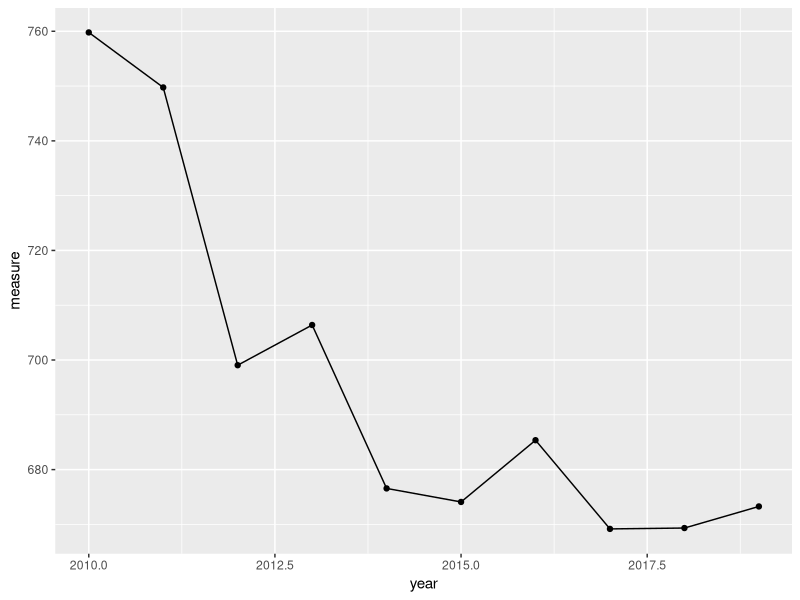
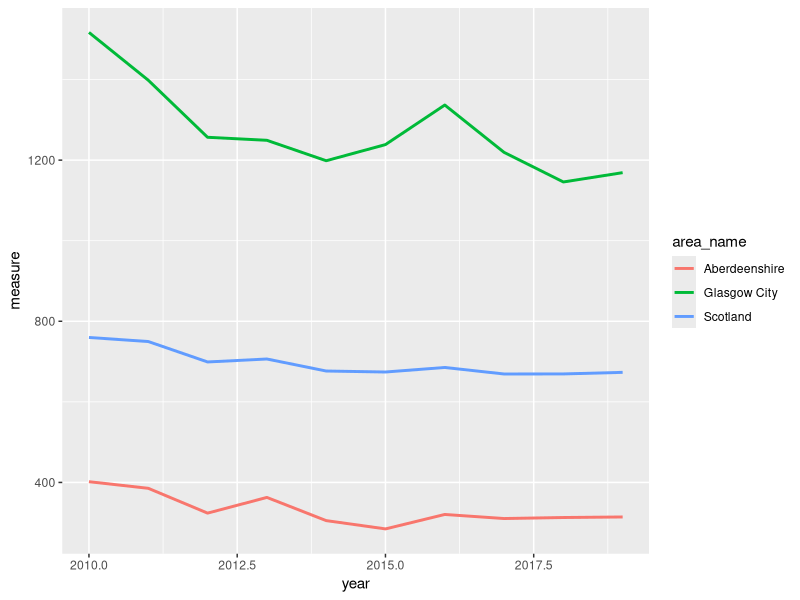
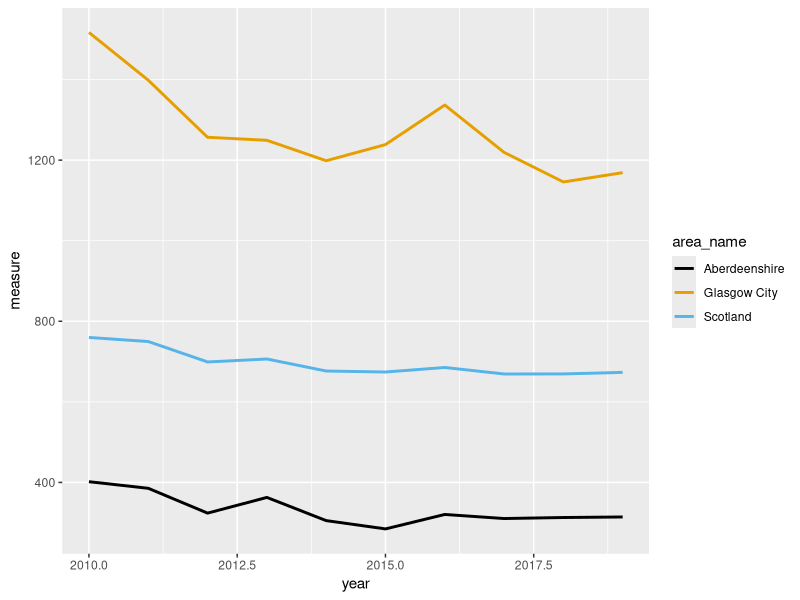
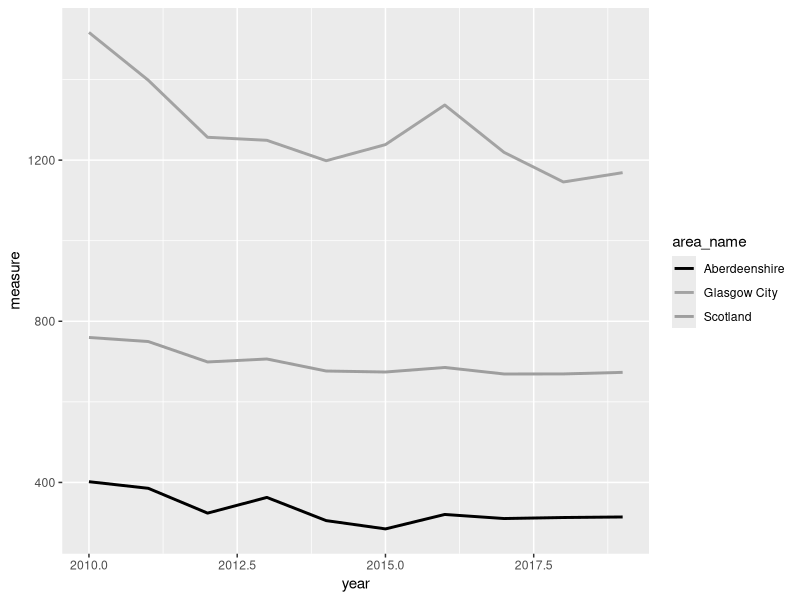
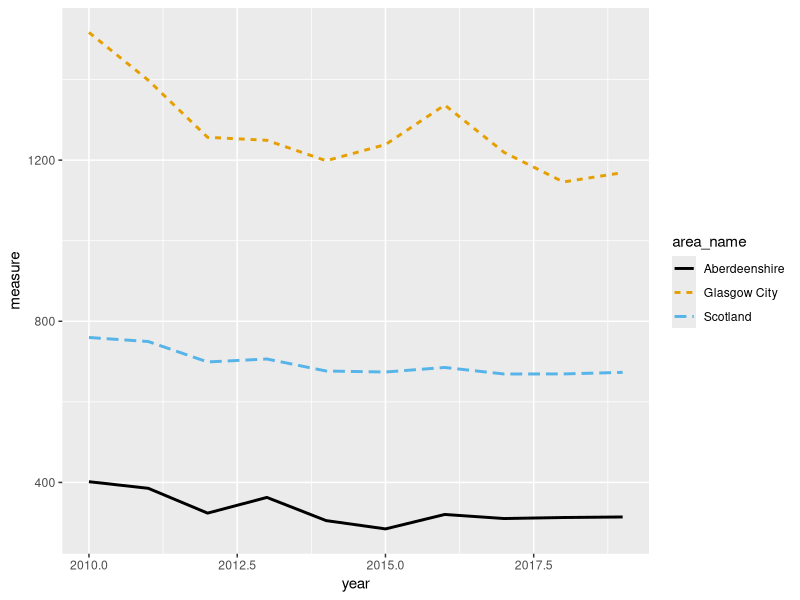
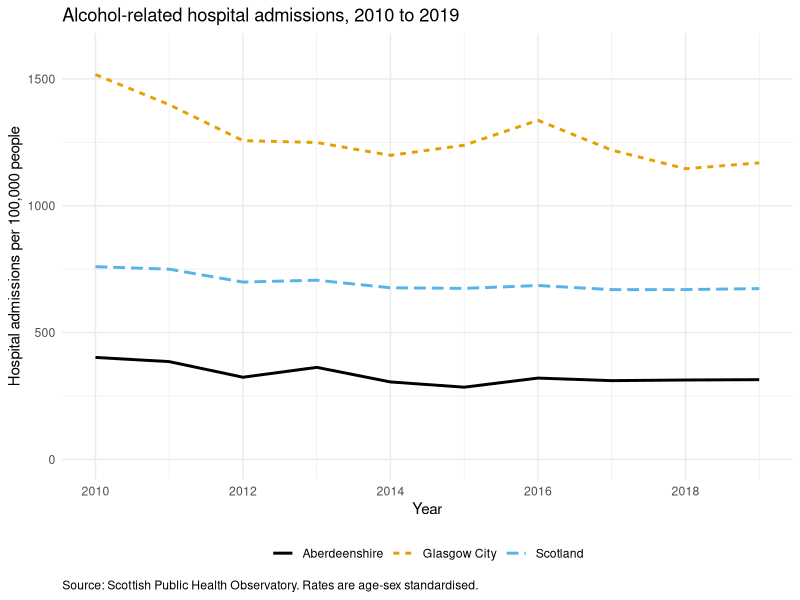
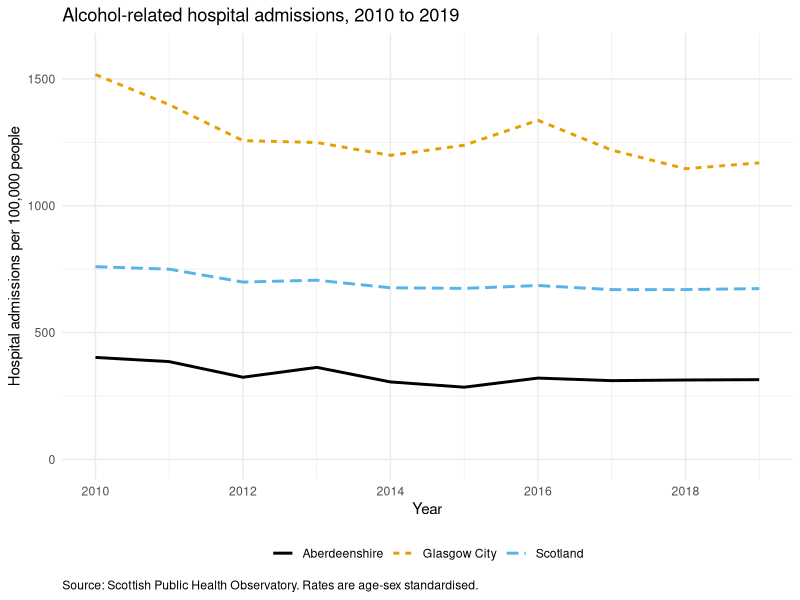
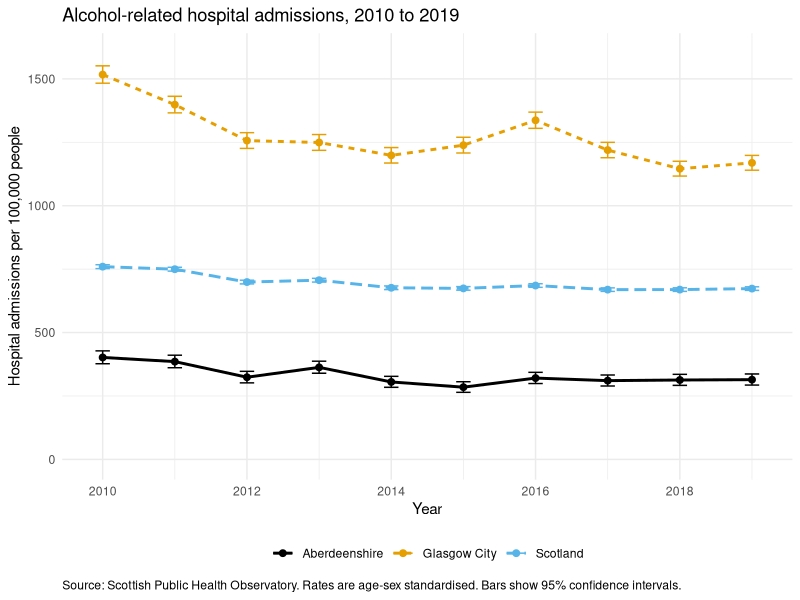

Source code (R) for these figures, in order:
## ---- chunk 1
library(ggplot2)
knitr::opts_chunk$set(echo=TRUE, message = FALSE, warning = FALSE, eval = FALSE, cache = FALSE,
                      results = 'hold', fig.show = 'hold')
options(width = 80)
SOLUTIONS <- FALSE
## ---- chunk 2
# Not part of the exercise. When this file is knitted as the solutions the chunks
# below are actually run, so the plots appear on the page. They need a
# 'data/scotpho_alcohol_admissions.txt' and an 'output' directory, which students
# create for themselves and which deliberately do not exist in this repository.
# Build both in a temporary sandbox and point knitr at it, so the paths shown in
# the solutions are the paths students really type.
if (SOLUTIONS) {
  .sandbox <- file.path(tempdir(), "ex6_sandbox")
  dir.create(file.path(.sandbox, "data"), recursive = TRUE, showWarnings = FALSE)
  dir.create(file.path(.sandbox, "output"), showWarnings = FALSE)
  file.copy("data/scotpho_alcohol_admissions.txt",
            file.path(.sandbox, "data", "scotpho_alcohol_admissions.txt"),
            overwrite = TRUE)
  knitr::opts_knit$set(root.dir = .sandbox)
}
## ---- chunk 3
library(ggplot2)

scotpho <- read.table('data/scotpho_alcohol_admissions.txt', header = TRUE, sep = "\t", stringsAsFactors = TRUE)
## ---- chunk 4
str(scotpho)
summary(scotpho)

nrow(scotpho)            # 330

table(scotpho$area_type)
# Council area     Scotland 
#          320           10 

# 33 areas, 10 years each. Every area is complete:
table(scotpho$area_name)
unique(table(scotpho$area_name))   # 10 - so every area has all 10 years

range(scotpho$year)      # 2010 2019

# Why it's worth checking: if an area were missing a year, the line would be
# drawn straight through the gap, joining the points either side of it.
# Nothing would warn you, and the plot would imply data you don't have.
## ---- chunk 5
scot <- scotpho[scotpho$area_name == "Scotland", ]

ggplot(data = scot, aes(x = year, y = measure)) +
  geom_line() +
  geom_point()

# What is wrong with this plot for anyone other than you?
#  - the axes are labelled year and measure, which are column names rather
#    than English
#  - there are no units anywhere, so 673 could be anything
#  - there is no title, so the reader does not know what is being counted
#  - the x axis is broken at 2010, 2012.5, 2015 and 2017.5, and there is no
#    such year as 2012.5
#  - the y axis runs from about 665 to 764 rather than from zero, which
#    exaggerates the decline
#  - there is nothing to say where the data came from
#
# The plot is not wrong. It is just not very useful to anybody who doesn't already
# have the dataset.
## ---- chunk 6
# a) the three areas in one dataframe
areas <- c("Scotland", "Glasgow City", "Aberdeenshire")

three_areas <- scotpho[scotpho$area_name %in% areas, ]

nrow(three_areas)   # 30 - three areas, ten years each

# b) one geom_line(), three lines, and a legend you didn't have to write
ggplot(data = three_areas, aes(x = year, y = measure, colour = area_name)) +
  geom_line(linewidth = 1)

# Glasgow City is roughly twice the Scottish average and Aberdeenshire is
# roughly half of it. In 2019 the rates were 1169, 673 and 314 admissions per
# 100,000. The national line, on its own, describes almost nobody.
## ---- chunk 7
cols <- palette.colors(3, palette = "Okabe-Ito")
cols
# "#000000" "#E69F00" "#56B4E9"   black, orange, sky blue

ggplot(data = three_areas, aes(x = year, y = measure, colour = area_name)) +
  geom_line(linewidth = 1) +
  scale_colour_manual(values = cols)
## ---- chunk 8
greys <- grey(c(0, 0.64, 0.62))

ggplot(data = three_areas, aes(x = year, y = measure, colour = area_name)) +
  geom_line(linewidth = 1) +
  scale_colour_manual(values = greys)

# The orange and the sky blue are different enough on screen, but in grey they
# come out at 0.64 and 0.62, which is practically the same. Anyone printing
# your poster in black and white can't tell Glasgow from Scotland.
## ---- chunk 9
ggplot(data = three_areas,
       aes(x = year, y = measure, colour = area_name, linetype = area_name)) +
  geom_line(linewidth = 1) +
  scale_colour_manual(values = cols)

# mapping both colour and linetype to the same variable gives you a single
# legend showing both, which is what you want. Try it with greys instead of
# cols and you'll find the plot still reads perfectly well.
## ---- chunk 10
ggplot(data = three_areas,
       aes(x = year, y = measure, colour = area_name, linetype = area_name)) +
  geom_line(linewidth = 1) +
  scale_colour_manual(values = cols) +
  scale_x_continuous(breaks = seq(2010, 2019, by = 2)) +
  scale_y_continuous(limits = c(0, 1600)) +
  labs(x = "Year",
       y = "Hospital admissions per 100,000 people",
       title = "Alcohol-related hospital admissions, 2010 to 2019",
       caption = "Source: Scottish Public Health Observatory. Rates are age-sex standardised.",
       colour = NULL, linetype = NULL) +
  theme_minimal() +
  theme(legend.position = "bottom", plot.caption = element_text(hjust = 0))

# plot.caption = element_text(hjust = 0) pushes the source note over to the
# left. ggplot right aligns it by default, which doesn't look quite right.

# Should the y axis start at zero?
# Starting at zero, as here, shows the true relative size of the difference
# between the areas, and Glasgow really is about four times Aberdeenshire.
# Starting at the minimum instead would fill the panel with the year to year
# wiggles and make a fairly modest national decline look dramatic. For a rate
# like this, where zero is meaningful and the comparison between areas is the
# point, starting at zero is the honest choice. For something like average age,
# where zero is nowhere near the data, it wouldn't make much sense. Whichever
# you go for, just be able to say why.
## ---- chunk 11
# give the plot a name. Nothing is drawn until you ask for it by name
admissions_plot <- ggplot(data = three_areas,
       aes(x = year, y = measure, colour = area_name, linetype = area_name)) +
  geom_line(linewidth = 1) +
  scale_colour_manual(values = cols) +
  scale_x_continuous(breaks = seq(2010, 2019, by = 2)) +
  scale_y_continuous(limits = c(0, 1600)) +
  labs(x = "Year",
       y = "Hospital admissions per 100,000 people",
       title = "Alcohol-related hospital admissions, 2010 to 2019",
       caption = "Source: Scottish Public Health Observatory. Rates are age-sex standardised.",
       colour = NULL, linetype = NULL) +
  theme_minimal() +
  theme(legend.position = "bottom", plot.caption = element_text(hjust = 0))

admissions_plot     # draw it in the plot pane

# pdf: a vector format, so it stays sharp at any size. Sizes are in inches.
ggsave('output/ex6_admissions.pdf', plot = admissions_plot,
       width = 10, height = 5.625, units = "in")

# png: pixels, so the resolution matters. 10 x 5.625 inches at 300 dpi gives
# you a 3000 x 1687 pixel image that will print cleanly.
ggsave('output/ex6_admissions.png', plot = admissions_plot,
       width = 10, height = 5.625, units = "in", dpi = 300)

# Use the pdf for anything going to a printer and the png for anything going
# into a Word document, PowerPoint or a web page. If your poster template asks
# for a particular figure size, set width and height to that size here rather
# than resizing the image afterwards, which is what makes text look squashed
# or fuzzy.

# If you leave out plot = admissions_plot, ggsave() saves the last plot you
# drew. That's usually the one you wanted, but not always, so naming it is
# safer.
## ---- chunk 12
# check the y axis limits still fit the intervals
max(three_areas$upper_confidence_interval)
# 1551.45   Glasgow City in 2010, so limits = c(0, 1600) is still fine

admissions_ci_plot <- ggplot(data = three_areas,
       aes(x = year, y = measure, colour = area_name, linetype = area_name)) +
  geom_line(linewidth = 1) +
  geom_errorbar(aes(ymin = lower_confidence_interval,
                    ymax = upper_confidence_interval),
                width = 0.2, linetype = "solid") +
  geom_point(size = 2) +
  scale_colour_manual(values = cols) +
  scale_x_continuous(breaks = seq(2010, 2019, by = 2)) +
  scale_y_continuous(limits = c(0, 1600)) +
  labs(x = "Year",
       y = "Hospital admissions per 100,000 people",
       title = "Alcohol-related hospital admissions, 2010 to 2019",
       caption = "Source: Scottish Public Health Observatory. Rates are age-sex standardised. Bars show 95% confidence intervals.",
       colour = NULL, linetype = NULL) +
  theme_minimal() +
  theme(legend.position = "bottom", plot.caption = element_text(hjust = 0))

admissions_ci_plot     # draw it in the plot pane

# optional. A new file name, so ex6_admissions.png is left alone for Exercise 7
ggsave('output/ex6_admissions_ci.png', plot = admissions_ci_plot,
       width = 10, height = 5.625, units = "in", dpi = 300)

# linetype = "solid" goes outside aes() because it's a fixed value rather than
# something that depends on the data. Without it, the bars for Glasgow City and
# Scotland pick up the dotted and dashed lines from the main aes().

# The Scotland rate is based on the admissions for the whole country, so it's
# estimated much more precisely than the rate for a single council area. Its
# interval is only about 15 admissions per 100,000 wide, compared with roughly
# 45 for Aberdeenshire and 60 for Glasgow City. On a y axis that starts at zero
# all of the intervals look fairly small, which tells you the differences
# between the three areas are much bigger than the uncertainty in any of them.
